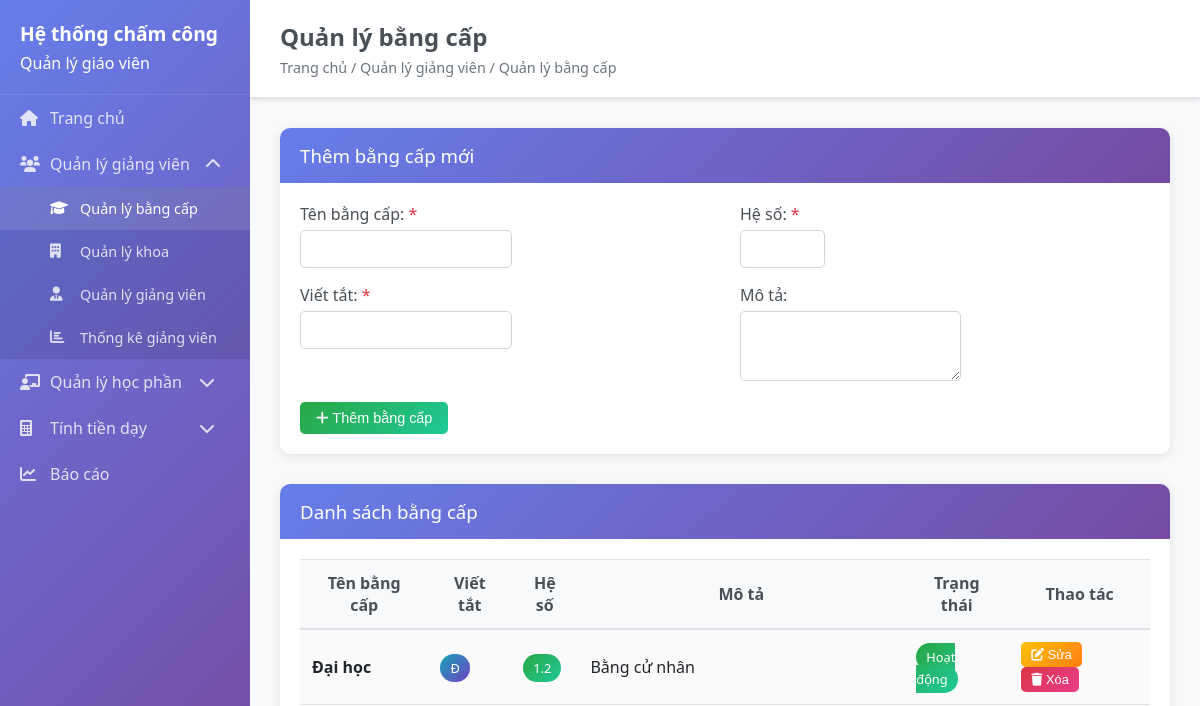
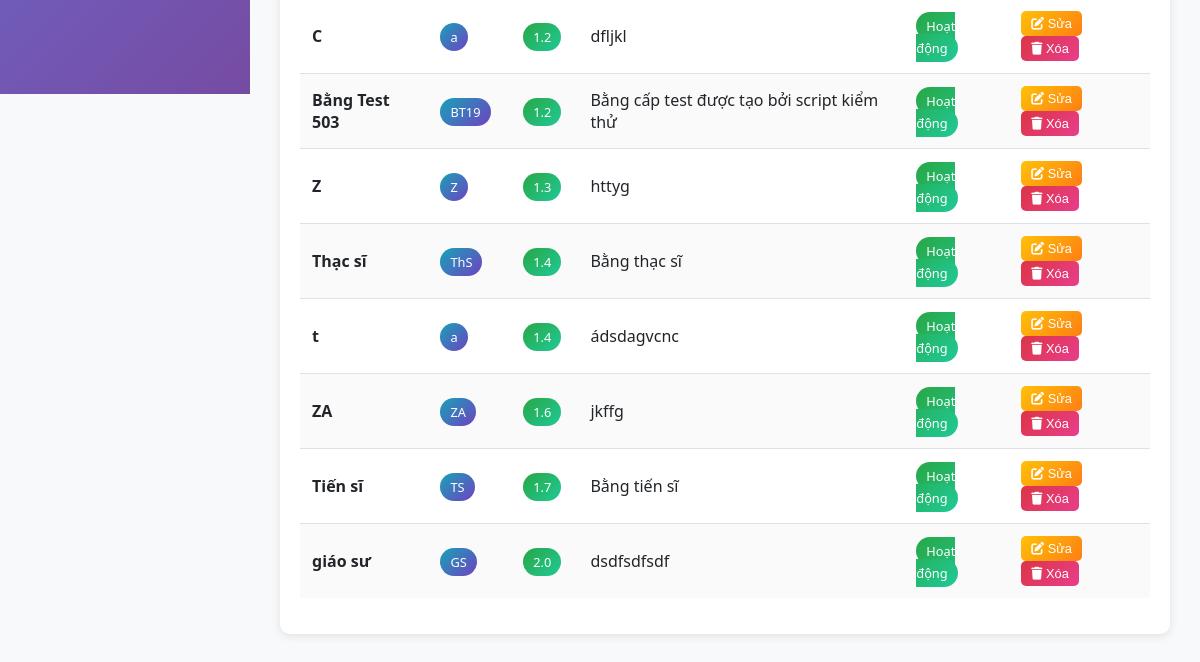
/degrees, run on an earlier commit of the app's database (2 pictures, top to bottom).
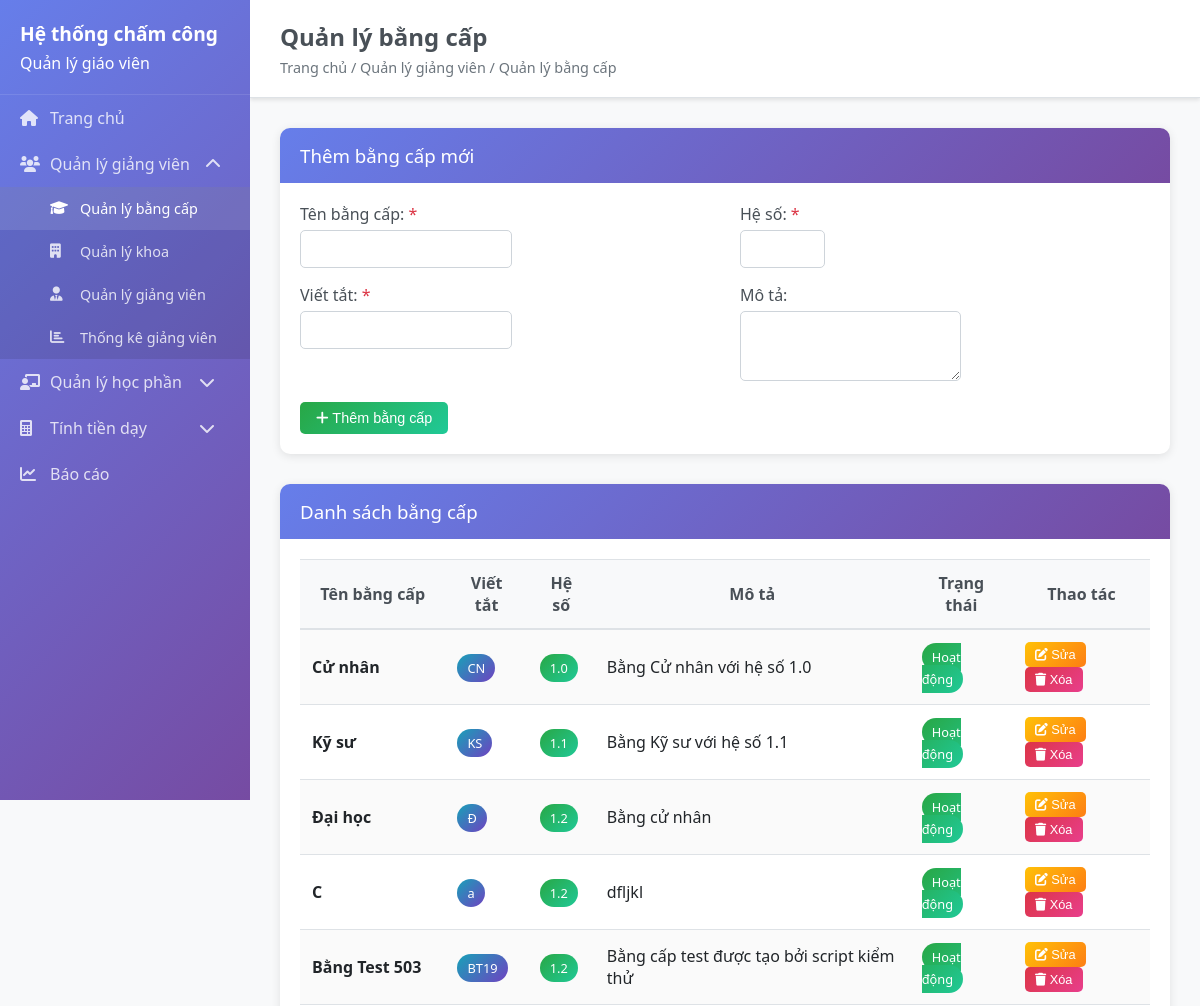
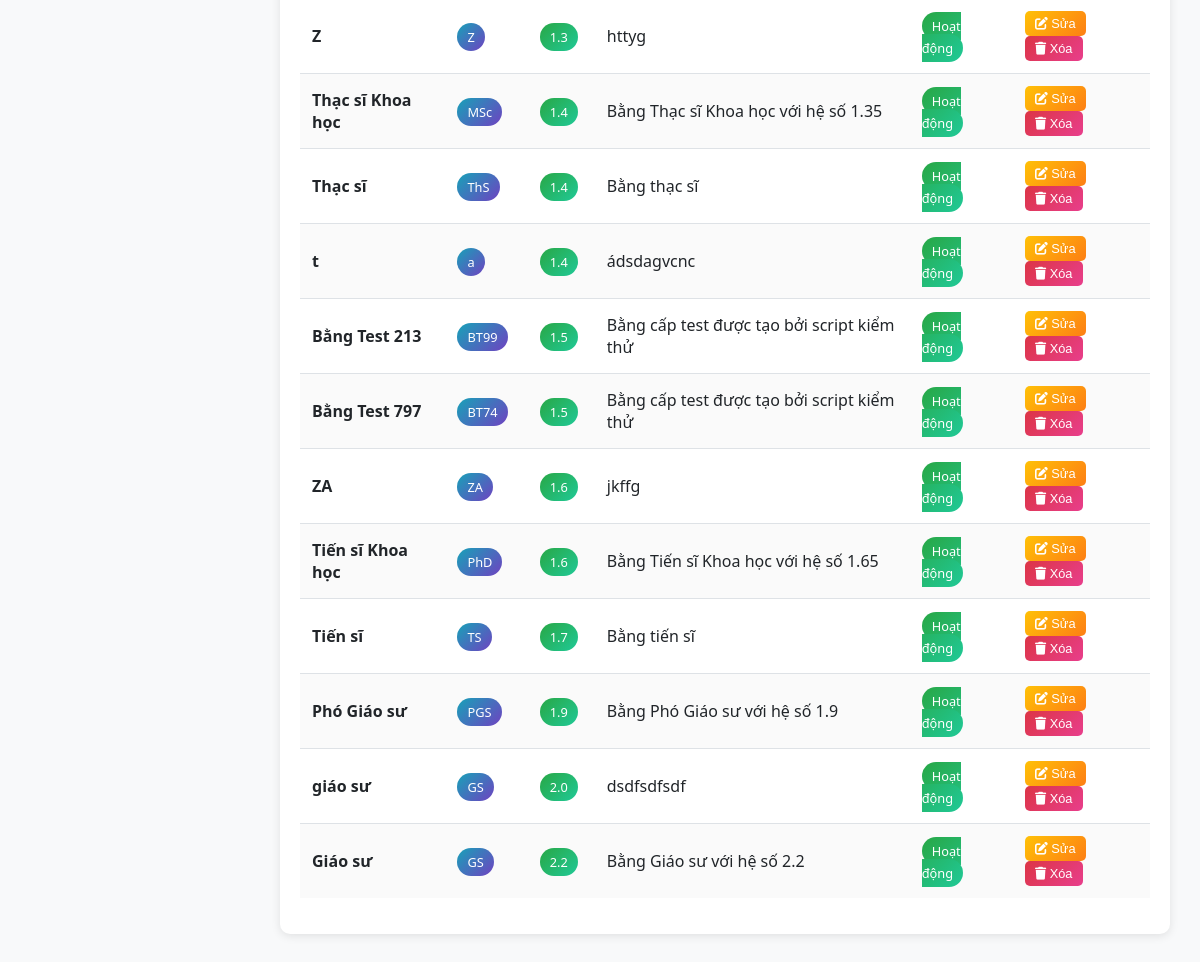
And on a later commit of the database (2 pictures, top to bottom).
### backend/models/degree.py (models this page shows, shortened)
class Degree(BaseModel):
    __tablename__ = 'degrees'
    name = db.Column(db.String(100), nullable=False, unique=True)
    abbreviation = db.Column(db.String(20), nullable=False)
    coefficient = db.Column(db.Numeric(3, 2), nullable=False, default=1.0)
    description = db.Column(db.Text, nullable=True)
    is_active = db.Column(db.Boolean, default=True)

### backend/app.py (the view)
@app.route('/degrees')
def degrees():
    try:
        if 'Degree' in globals():
            degrees_list = Degree.query.filter_by(is_active=True).order_by(Degree.coefficient).all()
        else:
            degrees_list = []
        return render_template('degrees.html', degrees=degrees_list)
    except Exception as e:
        print(f"Error in degrees route: {e}")
        return render_template('degrees.html', degrees=[])

### frontend/templates/degrees.html (shortened to what this page needs)
{% extends "base.html" %}
{% block page_title %}Quản lý bằng cấp{% endblock %}
{% block breadcrumb %}Trang chủ / Quản lý giảng viên / Quản lý bằng cấp{% endblock %}
{% block content %}
<div class="card">
    <div class="card-header">
        <h3>Thêm bằng cấp mới</h3>
    </div>
    <div class="card-body">
        <form id="degree-form">
            <div class="row">
                <div class="col-md-6">
                    <div class="form-group">
                        <label for="degree-name">Tên bằng cấp: <span class="text-danger">*</span></label>
                        <input type="text" id="degree-name" name="name" class="form-control" required>
                    </div>
                    <div class="form-group">
                        <label for="degree-abbreviation">Viết tắt: <span class="text-danger">*</span></label>
                        <input type="text" id="degree-abbreviation" name="abbreviation" class="form-control" required>
                    </div>
                </div>
                <div class="col-md-6">
                    <div class="form-group">
                        <label for="degree-coefficient">Hệ số: <span class="text-danger">*</span></label>
                        <input type="number" id="degree-coefficient" name="coefficient" class="form-control" step="0.1" min="1.0" max="3.0" required>
                    </div>
                    <div class="form-group">
                        <label for="degree-description">Mô tả:</label>
                        <textarea id="degree-description" name="description" class="form-control" rows="3"></textarea>
                    </div>
                </div>
            </div>
            <button type="submit" class="btn btn-success" id="submit-btn">
                <i class="fas fa-plus"></i> Thêm bằng cấp
            </button>
        </form>
    </div>
</div>
<div class="card">
    <div class="card-header">
        <h3>Danh sách bằng cấp</h3>
    </div>
    <div class="card-body">
        <div class="table-responsive">
            <table class="table table-striped" id="degrees-table">
                <thead>
                    <tr>
                        <th>Tên bằng cấp</th>
                        <th>Viết tắt</th>
                        <th>Hệ số</th>
                        <th>Mô tả</th>
                        <th>Trạng thái</th>
                        <th>Thao tác</th>
                    </tr>
                </thead>
                <tbody>
                    {% for degree in degrees %}
                    <tr>
                        <td><strong>{{ degree.name }}</strong></td>
                        <td><span class="badge badge-info">{{ degree.abbreviation }}</span></td>
                        <td><span class="badge badge-success">{{ "%.1f"|format(degree.coefficient) }}</span></td>
                        <td>{{ degree.description or '-' }}</td>
                        <td>
                            <span class="badge badge-{{ 'success' if degree.is_active else 'secondary' }}">
                                {{ 'Hoạt động' if degree.is_active else 'Ngưng' }}
                            </span>
                        </td>
                        <td>
                            <button class="btn btn-warning btn-sm" onclick="editDegree({{ degree.id }})">
                                <i class="fas fa-edit"></i> Sửa
                            </button>
                            <button class="btn btn-danger btn-sm" onclick="deleteDegree({{ degree.id }})">
                                <i class="fas fa-trash"></i> Xóa
                            </button>
                        </td>
                    </tr>
                    {% else %}
                    <tr>
                        <td colspan="6" class="text-center">Chưa có bằng cấp nào</td>
                    </tr>
                    {% endfor %}
                </tbody>
            </table>
        </div>
    </div>
</div>
{% endblock %}

What changed in the data, as far as the page shows it:
added Degree: name "Cử nhân", abbreviation "CN", coefficient "1.0", description "Bằng Cử nhân với hệ số 1.0", is_active "Hoạt động"
added Degree: name "Kỹ sư", abbreviation "KS", coefficient "1.1", description "Bằng Kỹ sư với hệ số 1.1", is_active "Hoạt động"
added Degree: name "Thạc sĩ Khoa học", abbreviation "MSc", coefficient "1.4", description "Bằng Thạc sĩ Khoa học với hệ số 1.35", is_active "Hoạt động"
added Degree: name "Bằng Test 213", abbreviation "BT99", coefficient "1.5", description "Bằng cấp test được tạo bởi script kiểm thử", is_active "Hoạt động"
added Degree: name "Bằng Test 797", abbreviation "BT74", coefficient "1.5", description "Bằng cấp test được tạo bởi script kiểm thử", is_active "Hoạt động"
added Degree: name "Tiến sĩ Khoa học", abbreviation "PhD", coefficient "1.6", description "Bằng Tiến sĩ Khoa học với hệ số 1.65", is_active "Hoạt động"
added Degree: name "Phó Giáo sư", abbreviation "PGS", coefficient "1.9", description "Bằng Phó Giáo sư với hệ số 1.9", is_active "Hoạt động"
added Degree: name "Giáo sư", abbreviation "GS", coefficient "2.2", description "Bằng Giáo sư với hệ số 2.2", is_active "Hoạt động"
